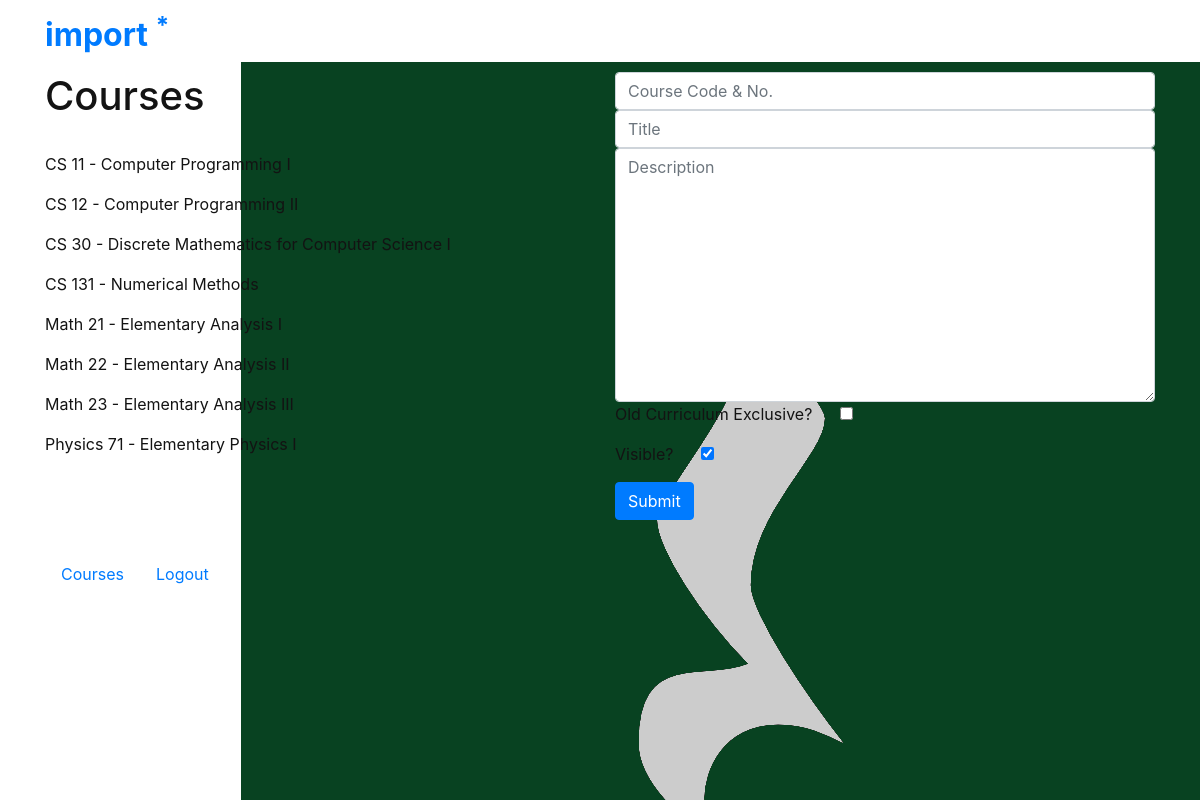
The page /su (signed in) on the database its author committed.
### reviewer/models.py (models this page shows, shortened)
class ImportUser(AbstractUser):
	username = models.CharField("Username", max_length=30, primary_key=True)
	first_name = models.CharField("First Name", max_length=30)
	middle_name = models.CharField("Middle Name", max_length=30, null=True)
	last_name = models.CharField("Last Name", max_length=30)
	suffix = models.CharField("Suffix", max_length=10, blank=True, null=True)
	studentnum = models.PositiveIntegerField("Student Number", null=True)
	email = models.EmailField("E-mail", max_length=60)
	course = models.CharField("Course/Degree Program", max_length=60)
	is_superuser = models.BooleanField("Is SuperUser?", default=False)
	exp = models.PositiveIntegerField("Experience Points", default=0)
	prof_pic = models.ImageField(verbose_name="Profile Picture", null=True, blank=True, upload_to=user_uploadto)
	fave_lang = models.ForeignKey(Language, on_delete=models.SET_NULL, null=True, blank=True, verbose_name="Favorite Language")

class Course(models.Model):
	name = models.CharField("Course Name", max_length=20)
	code = models.CharField("Course Code", max_length=10)
	number = models.CharField("Course Number", max_length=10)
	number_len = models.PositiveSmallIntegerField(default=1)
	title = models.CharField("Course Title", max_length=50)
	description = models.TextField("Course Description", blank=True)
	old_curr = models.BooleanField("Pre-2018 Curriculum Exclusive?", default=False)
	visible = models.BooleanField("Visible?", default=True)
	prereqs = models.ManyToManyField('self', blank=True, default=None, symmetrical=False, related_name="preq")
	coreqs = models.ManyToManyField('self', blank=True, default=None,symmetrical=False , related_name="creq")
	lastupdated = models.DateTimeField("Last Updated", default=timezone.now)

### reviewer/views.py (the view)
# urls.py: path('su', views.su, name="su"),
def su(request):
	courses = Course.objects.order_by('code', 'number_len', 'number')
	if request.method == "POST":
		data = request.POST
		courseform = CourseForm(data)
		tempname = data['name']
		coursefulln = tempname.split(" ")
		tempnum = coursefulln[len(coursefulln)-1]
		tempcode = ' '.join(coursefulln[:-(len(coursefulln)-1)])
		temp_oldcurr = data.get('old_curr', False)
		temp_visible = data.get('visible', True)
		if temp_oldcurr == 'on':
			temp_oldcurr = True
		if temp_visible == 'on':
			temp_visible = True
		new_course = Course(name=data['name'], code=tempcode, number=tempnum, title=data['title'], description=data['description'], old_curr=temp_oldcurr, visible=temp_visible)
		new_course.save()
		return redirect('su')
	else:
		courseform = CourseForm()
	context = { 'courses': courses, 'courseform': courseform}
	return render(request, 'reviewer/admin.html', context)

### reviewer/forms.py
class CourseForm(forms.Form):
	name = forms.CharField(max_length=20, widget=forms.TextInput(attrs={'class': 'form-control', 'placeholder' : 'Course Code & No.'}))
	code = forms.CharField(max_length=10)
	number = forms.CharField(max_length=10)
	title = forms.CharField(max_length=50, widget=forms.TextInput(attrs={'class': 'form-control', 'placeholder' : 'Title'}))
	description = forms.CharField(widget=forms.Textarea(attrs={'class': 'form-control', 'placeholder' : 'Description'}), required=False)
	old_curr = forms.BooleanField(widget=forms.CheckboxInput(attrs={ 'class': 'form-check-input' }), required=False, initial=False)
	visible = forms.BooleanField(widget=forms.CheckboxInput(attrs={ 'class': 'form-check-input' }), required=False, initial=True)
	lastupdated = datetime.datetime.now()

### reviewer/templates/reviewer/admin.html (shortened to what this page needs)
{% extends 'reviewer/base.html' %}
{% block content %}
<div class="container pt-5">
	<div class="pt-4" style="color: #131313">
		<div class="row">
			<div class="col-6 d-flex flex-column">
				<h1 class="mb-3">Courses</h1>
				<div class="py-3" style="height: 50vh;overflow-y: scroll;">
					{% for course in courses %}
						<p> {{ course.name }} - {{ course.title }} </p>
					{% endfor %}
				</div>
			</div>
			<div class="col-6 d-flex flex-column">
				<form class="form-group" method="POST" action="{% url 'su'%}" >
					<div class="form-control-group">
						{{ courseform.name }}
					</div>
					<div class="form-control-group">
						{{ courseform.title }}
					</div>
					<div class="form-control-group">
						{{ courseform.description }}
					</div>
					<div class="form-group">
						<p><span class="mr-5">Old Curriculum Exclusive?</span> {{ courseform.old_curr }}</p>
					</div>
					<div class="form-group">
						<p><span class="mr-5">Visible?</span> {{ courseform.visible }}</p>
					</div>
					<div class="form-group">
						<input class="btn btn-primary" type="submit" value="Submit">
					</div>
				</form>
			</div>
		</div>
	</div>
</div>
{% endblock %}

### reviewer/templates/reviewer/partials/header.html (shortened to what this page needs)
<header class="d-flex navbar w-100 import-header position-fixed py-3">
	<div class="container d-flex justify-content-between">
		<a href="{% url 'index'%}" class="import-logo">
			<div class="noselect">
				<h2 class="h2" ><strong>import <span class="import-font-primary"><sup>*</sup></span></strong></h2>
			</div>
		</a>
		<nav class="d-flex">
			<span class="mx-3 my-auto d-none d-lg-block"><a href="{% url 'courselist' %}">Courses</a></span>
			{% if user.is_authenticated %}
				<span class="mx-3 my-auto d-none d-lg-block"><a href="{% url 'logout' %}">Logout</a></span>
				<span class="mx-3 my-auto d-none d-lg-block"><a href="{% url 'user' user.username %}"><img class="user-pic mr-1" src="{{user.prof_pic.url}}"> {{user.username}}</a></span>
			{% else %}
				<span class="mx-3 my-auto d-none d-lg-block"><a href="{% url 'login' %}">Login</a></span>
			{% endif %}
		</nav>
	</div>
</header>

### rows shown on the page
ImportUser: prof_pic (picture)
Course: name "CS 11", title "Computer Programming I"
Course: name "CS 12", title "Computer Programming II"
Course: name "CS 30", title "Discrete Mathematics for Computer Science I"
Course: name "CS 131", title "Numerical Methods"
Course: name "Math 21", title "Elementary Analysis I"
Course: name "Math 22", title "Elementary Analysis II"
Course: name "Math 23", title "Elementary Analysis III"
Course: name "Physics 71", title "Elementary Physics I"
